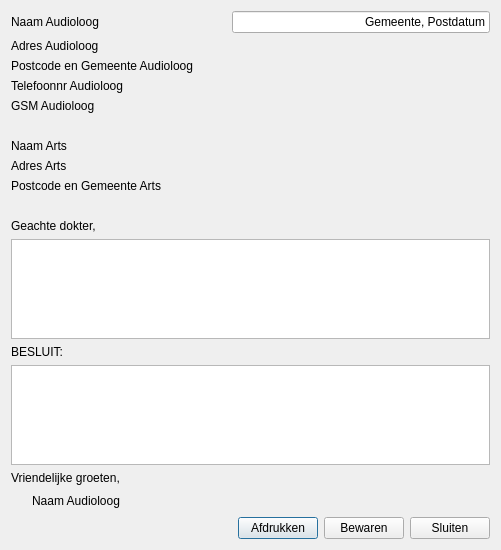
<ui version="4.0" >
 <class>BriefArts</class>
 <widget class="QDialog" name="BriefArts" >
  <property name="windowModality" >
   <enum>Qt::WindowModal</enum>
  </property>
  <property name="geometry" >
   <rect>
    <x>0</x>
    <y>0</y>
    <width>500</width>
    <height>550</height>
   </rect>
  </property>
  <property name="windowTitle" >
   <string>Brief Arts</string>
  </property>
  <property name="windowIcon" >
   <iconset resource="../icons.qrc" >
    <normaloff>:/icons/agt_softwareD-64.png</normaloff>:/icons/agt_softwareD-64.png</iconset>
  </property>
  <property name="locale" >
   <locale country="Belgium" language="Dutch" />
  </property>
  <layout class="QGridLayout" name="gridLayout" >
   <item row="0" column="0" colspan="2" >
    <widget class="QLabel" name="label" >
     <property name="minimumSize" >
      <size>
       <width>200</width>
       <height>0</height>
      </size>
     </property>
     <property name="text" >
      <string>Naam Audioloog</string>
     </property>
    </widget>
   </item>
   <item row="0" column="2" colspan="4" >
    <widget class="QLineEdit" name="lineEdit" >
     <property name="text" >
      <string>Gemeente, Postdatum</string>
     </property>
     <property name="alignment" >
      <set>Qt::AlignRight|Qt::AlignTrailing|Qt::AlignVCenter</set>
     </property>
    </widget>
   </item>
   <item row="1" column="0" colspan="2" >
    <widget class="QLabel" name="label_2" >
     <property name="minimumSize" >
      <size>
       <width>200</width>
       <height>0</height>
      </size>
     </property>
     <property name="text" >
      <string>Adres Audioloog</string>
     </property>
    </widget>
   </item>
   <item row="2" column="0" colspan="2" >
    <widget class="QLabel" name="label_4" >
     <property name="minimumSize" >
      <size>
       <width>200</width>
       <height>0</height>
      </size>
     </property>
     <property name="text" >
      <string>Postcode en Gemeente Audioloog</string>
     </property>
    </widget>
   </item>
   <item row="3" column="0" colspan="2" >
    <widget class="QLabel" name="label_5" >
     <property name="minimumSize" >
      <size>
       <width>200</width>
       <height>0</height>
      </size>
     </property>
     <property name="text" >
      <string>Telefoonnr Audioloog</string>
     </property>
    </widget>
   </item>
   <item row="4" column="0" colspan="2" >
    <widget class="QLabel" name="label_6" >
     <property name="minimumSize" >
      <size>
       <width>200</width>
       <height>0</height>
      </size>
     </property>
     <property name="text" >
      <string>GSM Audioloog</string>
     </property>
    </widget>
   </item>
   <item row="5" column="1" >
    <spacer name="verticalSpacer" >
     <property name="orientation" >
      <enum>Qt::Vertical</enum>
     </property>
     <property name="sizeType" >
      <enum>QSizePolicy::Minimum</enum>
     </property>
     <property name="sizeHint" stdset="0" >
      <size>
       <width>20</width>
       <height>20</height>
      </size>
     </property>
    </spacer>
   </item>
   <item row="6" column="0" colspan="2" >
    <widget class="QLabel" name="label_7" >
     <property name="minimumSize" >
      <size>
       <width>200</width>
       <height>0</height>
      </size>
     </property>
     <property name="text" >
      <string>Naam Arts</string>
     </property>
    </widget>
   </item>
   <item row="7" column="0" colspan="2" >
    <widget class="QLabel" name="label_8" >
     <property name="minimumSize" >
      <size>
       <width>200</width>
       <height>0</height>
      </size>
     </property>
     <property name="text" >
      <string>Adres Arts</string>
     </property>
    </widget>
   </item>
   <item row="8" column="0" colspan="2" >
    <widget class="QLabel" name="label_9" >
     <property name="minimumSize" >
      <size>
       <width>200</width>
       <height>0</height>
      </size>
     </property>
     <property name="text" >
      <string>Postcode en Gemeente Arts</string>
     </property>
    </widget>
   </item>
   <item row="9" column="1" >
    <spacer name="verticalSpacer_2" >
     <property name="orientation" >
      <enum>Qt::Vertical</enum>
     </property>
     <property name="sizeType" >
      <enum>QSizePolicy::Minimum</enum>
     </property>
     <property name="sizeHint" stdset="0" >
      <size>
       <width>20</width>
       <height>20</height>
      </size>
     </property>
    </spacer>
   </item>
   <item row="10" column="0" colspan="2" >
    <widget class="QLabel" name="label_3" >
     <property name="text" >
      <string>Geachte dokter,</string>
     </property>
    </widget>
   </item>
   <item row="11" column="0" colspan="6" >
    <widget class="QPlainTextEdit" name="plainTextEdit" />
   </item>
   <item row="12" column="0" colspan="2" >
    <widget class="QLabel" name="label_10" >
     <property name="text" >
      <string>BESLUIT:</string>
     </property>
    </widget>
   </item>
   <item row="13" column="0" colspan="6" >
    <widget class="QPlainTextEdit" name="plainTextEdit_2" />
   </item>
   <item row="14" column="0" colspan="2" >
    <widget class="QLabel" name="label_12" >
     <property name="minimumSize" >
      <size>
       <width>200</width>
       <height>0</height>
      </size>
     </property>
     <property name="text" >
      <string>Vriendelijke groeten,</string>
     </property>
    </widget>
   </item>
   <item row="15" column="0" >
    <spacer name="horizontalSpacer" >
     <property name="orientation" >
      <enum>Qt::Horizontal</enum>
     </property>
     <property name="sizeType" >
      <enum>QSizePolicy::Fixed</enum>
     </property>
     <property name="sizeHint" stdset="0" >
      <size>
       <width>15</width>
       <height>20</height>
      </size>
     </property>
    </spacer>
   </item>
   <item row="15" column="1" colspan="2" >
    <widget class="QLabel" name="label_11" >
     <property name="minimumSize" >
      <size>
       <width>200</width>
       <height>0</height>
      </size>
     </property>
     <property name="text" >
      <string>Naam Audioloog</string>
     </property>
    </widget>
   </item>
   <item row="16" column="1" >
    <spacer name="horizontalSpacer_2" >
     <property name="orientation" >
      <enum>Qt::Horizontal</enum>
     </property>
     <property name="sizeHint" stdset="0" >
      <size>
       <width>200</width>
       <height>20</height>
      </size>
     </property>
    </spacer>
   </item>
   <item row="16" column="3" >
    <widget class="QPushButton" name="pushButton" >
     <property name="text" >
      <string>Afdrukken</string>
     </property>
    </widget>
   </item>
   <item row="16" column="4" >
    <widget class="QPushButton" name="pushButton_2" >
     <property name="text" >
      <string>Bewaren</string>
     </property>
    </widget>
   </item>
   <item row="16" column="5" >
    <widget class="QPushButton" name="pushButton_3" >
     <property name="text" >
      <string>Sluiten</string>
     </property>
    </widget>
   </item>
  </layout>
 </widget>
 <resources>
  <include location="../icons.qrc" />
 </resources>
 <connections/>
</ui>
